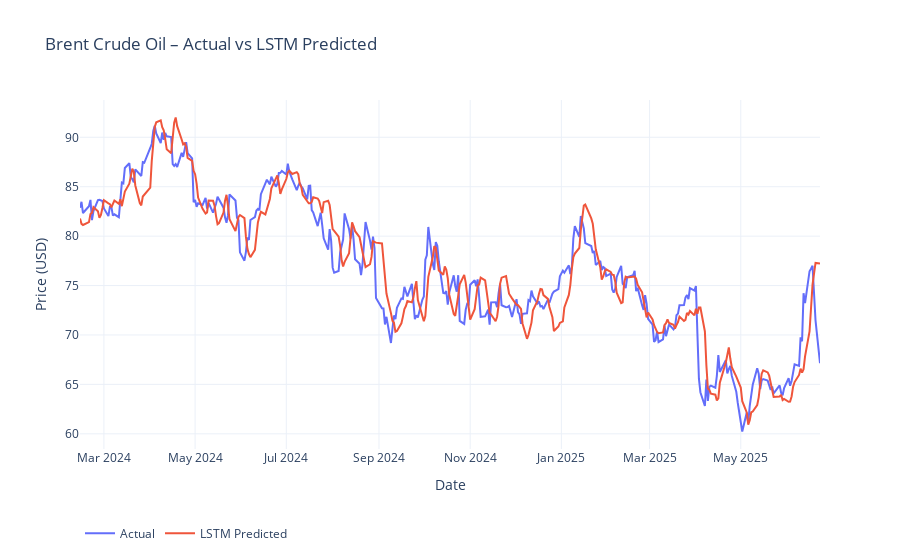

Write notebook code for a chart like this one.
### Code cell
# ───────────── LIBRERIE ─────────────
import yfinance as yf
import pandas as pd
import numpy as np
import torch
import torch.nn as nn
from torch.utils.data import DataLoader, TensorDataset
from sklearn.preprocessing import StandardScaler
from sklearn.metrics import (
    mean_squared_error, mean_absolute_error,
    mean_absolute_percentage_error, r2_score,
    explained_variance_score
)
import plotly.graph_objects as go

# ───────────── SEED ─────────────
SEED = 42
np.random.seed(SEED)
torch.manual_seed(SEED)

# ───────────── 1. DATI PREZZI ─────────────
df = (
    yf.download("BZ=F", start="2011-06-13", end="2025-06-25")[['Close']]
      .rename(columns={'Close': 'Price'})
      .dropna()
)

# ───────────── 2. EMBEDDINGS + SENTIMENT ─────────────
emb = pd.read_csv('../Data/raw/embeddings_feature_ST.csv', parse_dates=['date']).set_index('date')
emb = emb.reindex(df.index).ffill().bfill()

sent = pd.read_csv('../Data/raw/daily_sent.csv', parse_dates=['Date']).set_index('Date')
sent = sent.reindex(df.index).ffill().bfill()

# ───────────── 3. FEATURE ENGINEERING ─────────────
df['SENT_1'] = emb['embedding_3d_1_mean']
df['SENT_2'] = emb['embedding_3d_2_mean']
df['SENT_3'] = emb['embedding_3d_3_mean']
df['cosine_sim']            = emb['cosine_sim']
df['drift']                 = emb['drift']
df['drift_velocity']        = emb['drift_velocity']
df['drift_velocity_diff']   = emb['drift_velocity_diff']
df['drift_acceleration']    = emb['drift_acceleration']
df['var_3d_1']              = emb['embedding_3d_1_var_daily']
df['var_3d_2']              = emb['embedding_3d_2_var_daily']
df['var_3d_3']              = emb['embedding_3d_3_var_daily']
df['sentiment']             = sent['avg_score']

for lag in range(1, 6):
    df[f'price_lag_{lag}'] = df['Price'].shift(lag)

df['target'] = df['Price'].shift(-1)
df.dropna(inplace=True)

# ───────────── 4. SCALING ─────────────
features = [
    'Price', 'price_lag_1','price_lag_2','price_lag_3','price_lag_4','price_lag_5',
    'SENT_1','SENT_2','SENT_3',
    'cosine_sim','drift','drift_velocity','drift_velocity_diff','drift_acceleration',
    'var_3d_1','var_3d_2','var_3d_3',
    'sentiment'
]

X = df[features].copy()
y = df['target'].copy()

split_idx = int(len(df) * 0.9)
X_train, X_test = X.iloc[:split_idx], X.iloc[split_idx:]
y_train, y_test = y.iloc[:split_idx], y.iloc[split_idx:]

# Scaler per X e y
X_scaler = StandardScaler()
X_train_scaled = X_scaler.fit_transform(X_train)
X_test_scaled  = X_scaler.transform(X_test)

y_scaler = StandardScaler()
y_train_scaled = y_scaler.fit_transform(y_train.values.reshape(-1, 1)).ravel()
y_test_scaled  = y_scaler.transform(y_test.values.reshape(-1, 1)).ravel()

# ───────────── 5. SEQUENZE ─────────────
SEQ_LEN = 10

def create_sequences(X, y, seq_len):
    xs, ys = [], []
    for i in range(len(X) - seq_len):
        xs.append(X[i:i+seq_len])
        ys.append(y[i+seq_len])
    return np.array(xs), np.array(ys)

X_train_seq, y_train_seq = create_sequences(X_train_scaled, y_train_scaled, SEQ_LEN)
X_test_seq,  y_test_seq  = create_sequences(X_test_scaled,  y_test_scaled,  SEQ_LEN)

# ───────────── 6. TORCH DATASET ─────────────
device = torch.device('cuda' if torch.cuda.is_available() else 'cpu')
train_ds = TensorDataset(torch.tensor(X_train_seq, dtype=torch.float32), torch.tensor(y_train_seq, dtype=torch.float32))
test_ds  = TensorDataset(torch.tensor(X_test_seq,  dtype=torch.float32), torch.tensor(y_test_seq,  dtype=torch.float32))
train_dl = DataLoader(train_ds, batch_size=64, shuffle=True)
test_dl  = DataLoader(test_ds,  batch_size=256, shuffle=False)

# ───────────── 7. MODELLO LSTM ─────────────
class LSTMRegressor(nn.Module):
    def __init__(self, input_size, hidden_size=64, num_layers=2, dropout=0.2):
        super().__init__()
        self.lstm = nn.LSTM(input_size, hidden_size, num_layers,
                            batch_first=True, dropout=dropout)
        self.dropout = nn.Dropout(dropout)
        self.fc = nn.Linear(hidden_size, 1)

    def forward(self, x):
        out, _ = self.lstm(x)
        out = self.dropout(out[:, -1, :])
        return self.fc(out).squeeze(-1)

model = LSTMRegressor(input_size=X_train_scaled.shape[1]).to(device)
opt = torch.optim.Adam(model.parameters(), lr=1e-3)
loss_fn = nn.MSELoss()

# ───────────── 8. TRAINING ─────────────
EPOCHS = 50
for epoch in range(EPOCHS):
    model.train()
    for xb, yb in train_dl:
        xb, yb = xb.to(device), yb.to(device)
        pred = model(xb)
        loss = loss_fn(pred, yb)
        opt.zero_grad()
        loss.backward()
        opt.step()
    if epoch % 5 == 0:
        print(f"Epoch {epoch} | Loss: {loss.item():.4f}")

# ───────────── 9. PREDIZIONI ─────────────
def get_preds(dataloader):
    preds, trues = [], []
    model.eval()
    with torch.no_grad():
        for xb, yb in dataloader:
            xb = xb.to(device)
            out = model(xb)
            preds.append(out.cpu().numpy())
            trues.append(yb.cpu().numpy())
    return np.concatenate(trues), np.concatenate(preds)

y_true_scaled, y_pred_scaled = get_preds(test_dl)
y_true = y_scaler.inverse_transform(y_true_scaled.reshape(-1, 1)).ravel()
y_pred = y_scaler.inverse_transform(y_pred_scaled.reshape(-1, 1)).ravel()

# ───────────── 10. METRICHE ─────────────
def smape(y_true, y_pred):
    denom = (np.abs(y_true) + np.abs(y_pred)) / 2
    return np.mean(np.abs(y_true - y_pred) / denom) * 100

def theils_u(y_true, y_pred):
    rmsfe = np.sqrt(np.mean((y_pred - y_true) ** 2))
    denom = (np.sqrt(np.mean(y_true ** 2)) + np.sqrt(np.mean(y_pred ** 2)))
    return rmsfe / denom

metrics = {
    "RMSE": np.sqrt(mean_squared_error(y_true, y_pred)),
    "MAE": mean_absolute_error(y_true, y_pred),
    "MAPE (%)": mean_absolute_percentage_error(y_true, y_pred) * 100,
    "sMAPE (%)": smape(y_true, y_pred),
    "R²": r2_score(y_true, y_pred),
    "Explained Variance": explained_variance_score(y_true, y_pred),
    "Theil’s U": theils_u(y_true, y_pred),
    "Directional Accuracy (%)": (
        np.mean(
            np.sign(y_pred[1:] - y_pred[:-1]) ==
            np.sign(y_true[1:] - y_true[:-1])
        ) * 100
    )
}
print(pd.Series(metrics).to_frame('LSTM').round(4))

# ───────────── 11. GRAFICO ─────────────
idx_plot = df.index[-len(y_pred):]
fig = go.Figure()
fig.add_trace(go.Scatter(x=idx_plot, y=y_true, mode='lines', name='Actual'))
fig.add_trace(go.Scatter(x=idx_plot, y=y_pred, mode='lines', name='LSTM Predicted'))
fig.update_layout(
    title='Brent Crude Oil – Actual vs LSTM Predicted',
    xaxis_title='Date',
    yaxis_title='Price (USD)',
    template='plotly_white',
    legend=dict(orientation='h', y=-0.2)
)
fig.show()

### Figure 1 — Plotly figure (JSON) as saved in the notebook; plotly's stock layout.template omitted (floating-point values rounded to 4 significant figures; data arrays with more than 128 entries replaced by an {"elided": "..."} marker saying what was removed)
{"data": [{"mode": "lines", "name": "Actual", "type": "scatter", "x": {"elided": "340 str values"}, "y": {"elided": "340 float values"}}, {"mode": "lines", "name": "LSTM Predicted", "type": "scatter", "x": {"elided": "340 str values"}, "y": {"elided": "340 float values"}}], "layout": {"legend": {"orientation": "h", "y": -0.2}, "title": {"text": "Brent Crude Oil – Actual vs LSTM Predicted"}, "xaxis": {"title": {"text": "Date"}}, "yaxis": {"title": {"text": "Price (USD)"}}}}
